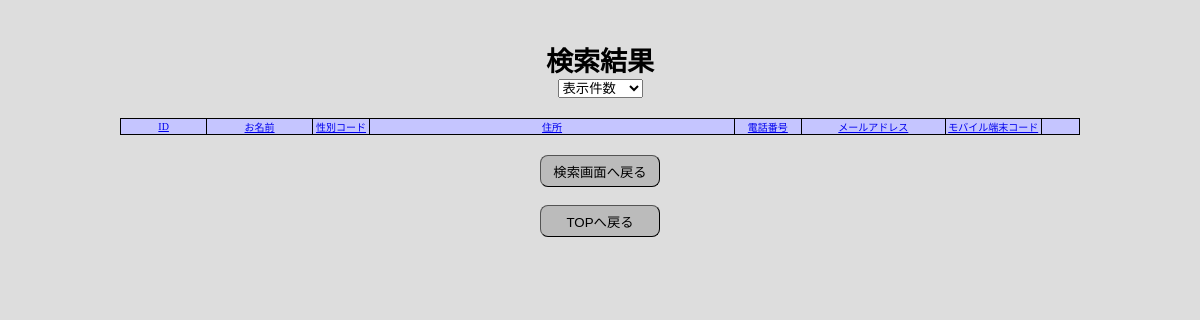
The app's page /searchresult.php?&sort_column=user_name, older data.
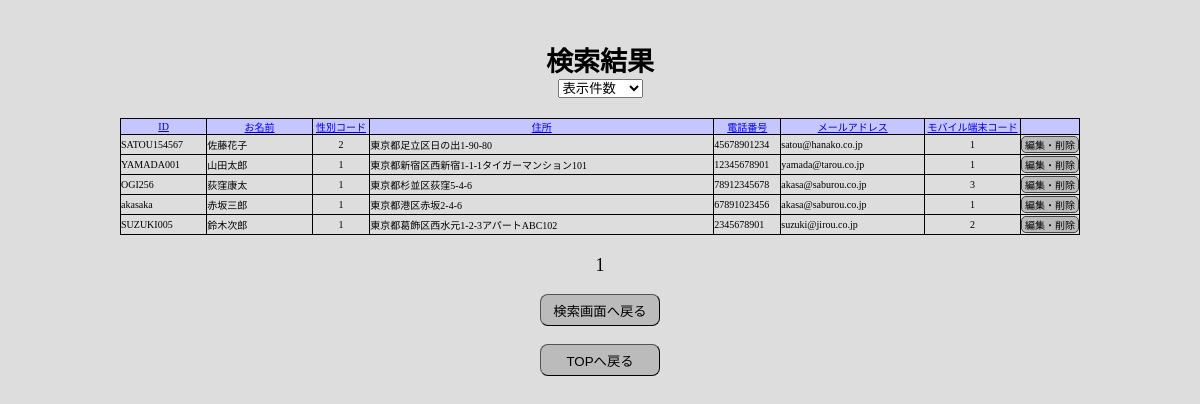
The same page, newer data.
### tables this page shows
CREATE TABLE users_data (
	user_id VARCHAR(24) UNIQUE NOT NULL,
	user_password VARCHAR(24) NOT NULL,
	user_name VARCHAR(32) NOT NULL,
	user_sex INT(1) NOT NULL,
	user_address VARCHAR(128) NOT NULL,
	user_tel VARCHAR(16) NOT NULL,
	user_mail_address VARCHAR(64) NOT NULL,
	user_mobile_device INT(1) NOT NULL
	);

### src/searchresult.php (the view, shortened to what the changed rows need)
<?php
try {
    $pdo = new PDO(
        'mysql:host=mysql;dbname=test_db;charset=utf8mb4',
        'test_db_docker',
        'test_db_docker_pass',
        [
            PDO::ATTR_DEFAULT_FETCH_MODE => PDO::FETCH_ASSOC,
            PDO::ATTR_ERRMODE => PDO::ERRMODE_EXCEPTION,
            PDO::ATTR_EMULATE_PREPARES => false,
        ]
    );
} catch (PDOException $e) {
    echo $e->getMessage();
    exit;
}
if (strpos($_SERVER['HTTP_REFERER'], 'search.php')) {
    setcookie('search_querys', $_SERVER['QUERY_STRING']);
    $search_querys = $_SERVER['QUERY_STRING'];
} else {
    $search_querys = $_COOKIE['search_querys'];
}
$sort_info = [];
if (!empty($_GET["sort_column"])) {
    if (array_key_exists($_GET["sort_column"], $sort_info)) {
        if ($sort_info[$_GET["sort_column"]] === 'ASC') {
            unset($sort_info[$_GET["sort_column"]]);
            $addvalue[$_GET["sort_column"]] = 'DESC';
            $sort_info = array_merge($addvalue, $sort_info);
        } else if ($sort_info[$_GET["sort_column"]] === 'DESC') {
            unset($sort_info[$_GET["sort_column"]]);
            $addvalue[$_GET["sort_column"]] = 'ASC';
            $sort_info = array_merge($addvalue, $sort_info);
        }
    } else {
        $addvalue[$_GET["sort_column"]] = 'ASC';
        $sort_info = array_merge($addvalue, $sort_info);
    }
}
include('app/_parts/_header.php');
?>
<?php
$search_info = [];
$where_conndition = function ($search_info) {
    $where_conndition = "";
    $count = 1;
    foreach ($search_info as $key => $value) {
        if (!empty($key)) {
            if ($count === 1) {
                $where_conndition = " WHERE " . $key . " LIKE :" . $key;
            } else {
                $where_conndition .= " AND " . $key . " LIKE :" . $key;
            }
            $count++;
        }
    }
    return $where_conndition;
};
$oreder_by_condition = function ($sort_info) {
    $oreder_by_condition = "";
    $count = 1;
    foreach ($sort_info as $key => $order_condition) {
        if (!empty($key)) {
            if ($count === 1) {
                $oreder_by_condition = " ORDER BY `" . $key . "` " . $order_condition;
            } else {
                $oreder_by_condition .= ", `" . $key . "` " . $order_condition;
            }
            $count++;
        }
    }
    return $oreder_by_condition;
};
$stmt = $pdo->prepare('SELECT user_id, user_name, user_sex, user_address, user_tel, user_mail_address, user_mobile_device FROM users_data' . $where_conndition($search_info) . $oreder_by_condition($sort_info));
$stmt->execute();
$search_results = $stmt->fetchAll();
?>
<main>
    <h1>検索結果</h1>
    <form class="display_items_count">
        <select onChange="location.href=value" ;>
        </select>
    </form>
    <?php
    $display_items_count = $_GET['display_items_count'] ?? $_COOKIE["display_items_count"] ?? 20;
    $search_items_count = count($search_results);
    $max_page_count = ceil($search_items_count / $display_items_count);
    $now_display = !isset($_GET['page_number']) ? 1 : (int)$_GET['page_number'];
    $start_number = ($now_display - 1) * $display_items_count;
    $display_search_results = array_slice($search_results, $start_number, $display_items_count, true);
    ?>
    <table>
        <tr>
            <th><a href="searchresult.php?<?= $search_querys ?>&sort_column=user_id">ID</a></th>
            <th><a href="searchresult.php?<?= $search_querys ?>&sort_column=user_name">お名前</a></th>
            <th><a href="searchresult.php?<?= $search_querys ?>&sort_column=user_sex">性別コード</a></th>
            <th><a href="searchresult.php?<?= $search_querys ?>&sort_column=user_address">住所</a></th>
            <th><a href="searchresult.php?<?= $search_querys ?>&sort_column=user_tel">電話番号</a></th>
            <th><a href="searchresult.php?<?= $search_querys ?>&sort_column=user_mail_address">メールアドレス</a></th>
            <th><a href="searchresult.php?<?= $search_querys ?>&sort_column=user_mobile_device">モバイル端末コード</a></th>
            <th></th>
        </tr>
        <?php
        foreach ($display_search_results as $personal_data) {
        ?><tr>
                <td><?= $personal_data["user_id"] ?></td>
                <td><?= $personal_data["user_name"] ?></td>
                <td><?= $personal_data["user_sex"] ?></td>
                <td><?= $personal_data["user_address"] ?></td>
                <td><?= $personal_data["user_tel"] ?></td>
                <td><?= $personal_data["user_mail_address"] ?></td>
                <td><?= $personal_data["user_mobile_device"] ?></td>
                <td>
                    <form action="personal_data_edit.php" method="post">
                        <input type="submit" id="edit_button" value="編集・削除">
                    </form>
                </td>
            </tr><?php
                }
                    ?>
    </table>
    <p class="page_select">
        <?php
        for ($i = 1; $i <= $max_page_count; $i++) {
            if ($i === $now_display) {
                echo $now_display . ' ';
            } else {
        ?>
                <a href="searchresult.php?<?= $search_querys ?>&page_number=<?= $i ?>"><?= $i ?></a>
        <?php
            }
        }
        ?>
    </p>
    <p><button type="button" onclick="location.href='search.php'" class="submit">検索画面へ戻る</button></p>
    <p>
        <button type="button" onclick="location.href='dbtest.php'" class="submit">TOPへ戻る</button>
    </p>
</main>
<?php
include('app/_parts/_footer.php');

Row changes from the older to the newer data that the page shows:
added users_data: user_id "SATOU154567", user_name "佐藤花子", user_sex "2", user_address "東京都足立区日の出1-90-80", user_tel "45678901234", user_mail_address "satou@hanako.co.jp", user_mobile_device "1"
added users_data: user_id "YAMADA001", user_name "山田太郎", user_sex "1", user_address "東京都新宿区西新宿1-1-1タイガーマンション101", user_tel "12345678901", user_mail_address "yamada@tarou.co.jp", user_mobile_device "1"
added users_data: user_id "OGI256", user_name "荻窪康太", user_sex "1", user_address "東京都杉並区荻窪5-4-6", user_tel "78912345678", user_mail_address "akasa@saburou.co.jp", user_mobile_device "3"
added users_data: user_id "akasaka", user_name "赤坂三郎", user_sex "1", user_address "東京都港区赤坂2-4-6", user_tel "67891023456", user_mail_address "akasa@saburou.co.jp", user_mobile_device "1"
added users_data: user_id "SUZUKI005", user_name "鈴木次郎", user_sex "1", user_address "東京都葛飾区西水元1-2-3アパートABC102", user_tel "2345678901", user_mail_address "suzuki@jirou.co.jp", user_mobile_device "2"
Text that changed along with them:
new list line: "1"
